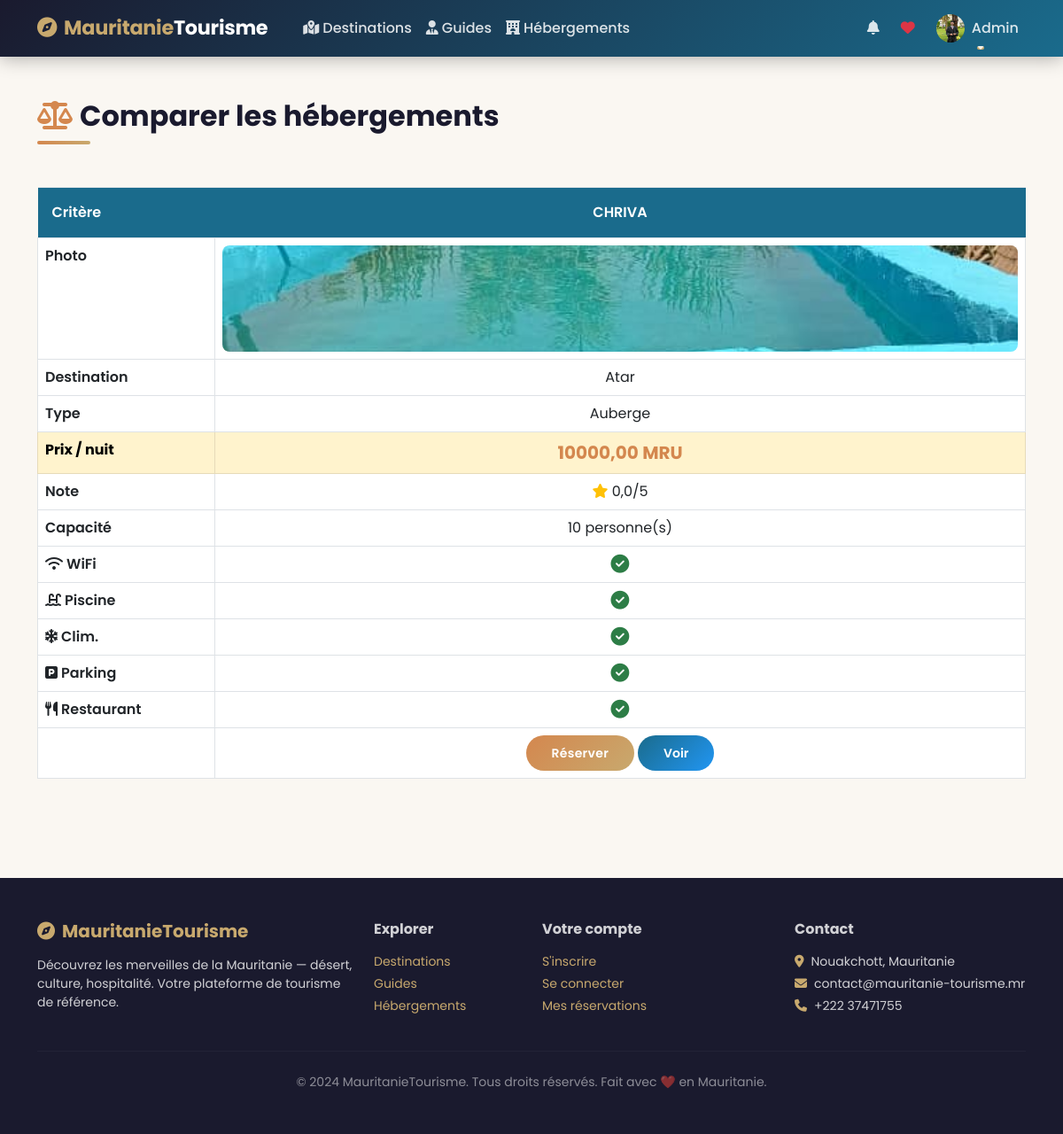
The page /hebergements/comparer/?ids=8 (signed in) on the database its author committed.
### main/models.py (models this page shows, shortened)
class Utilisateur(AbstractUser):
    ROLES = [
        ('visiteur', 'Visiteur'),
        ('utilisateur', 'Utilisateur'),
        ('admin', 'Administrateur'),
    ]
    role = models.CharField(max_length=20, choices=ROLES, default='visiteur')
    telephone = models.CharField(max_length=20, blank=True, null=True)
    adresse = models.CharField(max_length=255, blank=True, null=True)
    pays = models.CharField(max_length=100, blank=True, null=True)
    photo_profil = models.ImageField(upload_to='profils/', blank=True, null=True)
    date_inscription = models.DateTimeField(auto_now_add=True)
    est_actif = models.BooleanField(default=True)
    class Meta:
        db_table = 'UTILISATEUR'
        verbose_name = 'Utilisateur'
        verbose_name_plural = 'Utilisateurs'

class Hebergement(models.Model):
    nom = models.CharField(max_length=200)
    type_hebergement = models.ForeignKey(TypeHebergement, on_delete=models.SET_NULL, null=True)
    destination = models.ForeignKey(Destination, on_delete=models.CASCADE, related_name='hebergements')
    description = models.TextField()
    adresse = models.CharField(max_length=300)
    latitude = models.DecimalField(max_digits=10, decimal_places=7, null=True, blank=True)
    longitude = models.DecimalField(max_digits=10, decimal_places=7, null=True, blank=True)
    telephone = models.CharField(max_length=20, blank=True)
    email = models.EmailField(blank=True)
    site_web = models.URLField(blank=True)
    image_principale = models.ImageField(upload_to='hebergements/', blank=True, null=True)
    prix_nuit = models.DecimalField(max_digits=10, decimal_places=2)
    capacite = models.IntegerField(default=1)
    nb_chambres = models.IntegerField(default=1)
    est_actif = models.BooleanField(default=True)
    est_verifie = models.BooleanField(default=False)
    wifi = models.BooleanField(default=False)
    piscine = models.BooleanField(default=False)
    climatisation = models.BooleanField(default=False)
    parking = models.BooleanField(default=False)
    restaurant = models.BooleanField(default=False)
    date_creation = models.DateTimeField(auto_now_add=True)
    note_moyenne = models.DecimalField(max_digits=3, decimal_places=2, default=0)
    class Meta:
        db_table = 'HEBERGEMENT'
        verbose_name = 'Hébergement'
        verbose_name_plural = 'Hébergements'

class Destination(models.Model):
    nom = models.CharField(max_length=200)
    description = models.TextField()
    region = models.ForeignKey(Region, on_delete=models.SET_NULL, null=True, related_name='destinations')
    latitude = models.DecimalField(max_digits=10, decimal_places=7, null=True, blank=True)
    longitude = models.DecimalField(max_digits=10, decimal_places=7, null=True, blank=True)
    image_principale = models.ImageField(upload_to='destinations/', blank=True, null=True)
    video_url = models.URLField(blank=True, null=True, help_text="URL YouTube ou autre")
    prix_entree = models.DecimalField(max_digits=10, decimal_places=2, default=0)
    est_active = models.BooleanField(default=True)
    date_creation = models.DateTimeField(auto_now_add=True)
    note_moyenne = models.DecimalField(max_digits=3, decimal_places=2, default=0)
    nb_commentaires = models.IntegerField(default=0)
    class Meta:
        db_table = 'DESTINATION'
        verbose_name = 'Destination'
        verbose_name_plural = 'Destinations'

class TypeHebergement(models.Model):
    nom = models.CharField(max_length=100, unique=True)
    icone = models.CharField(max_length=50, default='fa-hotel')
    class Meta:
        db_table = 'TYPE_HEBERGEMENT'

### main/views.py (the view)
# urls.py: path('hebergements/comparer/',              views.comparer_hebergements,    name='comparer_hebergements'),
def comparer_hebergements(request):
    ids = request.GET.getlist('ids')
    hebs = []
    if ids:
        hebs = Hebergement.objects.filter(pk__in=ids[:3], est_actif=True)
    return render(request, 'hebergements/comparer.html', {'hebs': hebs})

### templates/hebergements/comparer.html (shortened to what this page needs)
{% extends 'base.html' %}
{% block content %}
<div class="container py-5">
    <h2 class="section-title mb-5"><i class="fas fa-balance-scale me-2" style="color:var(--desert)"></i>Comparer les hébergements</h2>
    {% if not hebs %}
    <div class="alert alert-info">
        <p>Sélectionnez des hébergements à comparer en ajoutant <code>?ids=1&ids=2</code> dans l'URL.</p>
    </div>
    <a href="{% url 'hebergements' %}" class="btn btn-mauritanie">Choisir des hébergements</a>
    {% else %}
    <div class="table-responsive">
        <table class="table compare-table table-bordered text-center">
            <thead>
                <tr>
                    <th class="text-start" style="width:200px">Critère</th>
                    {% for heb in hebs %}<th>{{ heb.nom }}</th>{% endfor %}
                </tr>
            </thead>
            <tbody>
                <tr>
                    <td class="text-start fw-semibold">Photo</td>
                    {% for heb in hebs %}
                    <td>
                        {% if heb.image_principale %}
                            <img src="{{ heb.image_principale.url }}" height="120" class="rounded-3" style="object-fit:cover;width:100%">
                        {% else %}
                            <div class="bg-light rounded-3 d-flex align-items-center justify-content-center" style="height:120px"><i class="fas fa-hotel fa-2x text-muted"></i></div>
                        {% endif %}
                    </td>
                    {% endfor %}
                </tr>
                <tr>
                    <td class="text-start fw-semibold">Destination</td>
                    {% for heb in hebs %}<td>{{ heb.destination.nom }}</td>{% endfor %}
                </tr>
                <tr>
                    <td class="text-start fw-semibold">Type</td>
                    {% for heb in hebs %}<td>{{ heb.type_hebergement.nom|default:'-' }}</td>{% endfor %}
                </tr>
                <tr class="table-warning">
                    <td class="text-start fw-bold">Prix / nuit</td>
                    {% for heb in hebs %}<td class="fw-bold fs-5" style="color:var(--desert)">{{ heb.prix_nuit }} MRU</td>{% endfor %}
                </tr>
                <tr>
                    <td class="text-start fw-semibold">Note</td>
                    {% for heb in hebs %}
                    <td><span class="stars"><i class="fas fa-star"></i></span> {{ heb.note_moyenne|floatformat:1 }}/5</td>
                    {% endfor %}
                </tr>
                <tr>
                    <td class="text-start fw-semibold">Capacité</td>
                    {% for heb in hebs %}<td>{{ heb.capacite }} personne(s)</td>{% endfor %}
                </tr>
                <tr>
                    <td class="text-start fw-semibold"><i class="fas fa-wifi me-1"></i>WiFi</td>
                    {% for heb in hebs %}<td>{% if heb.wifi %}<i class="fas fa-check-circle fa-lg compare-ok"></i>{% else %}<i class="fas fa-times-circle fa-lg compare-no"></i>{% endif %}</td>{% endfor %}
                </tr>
                <tr>
                    <td class="text-start fw-semibold"><i class="fas fa-swimming-pool me-1"></i>Piscine</td>
                    {% for heb in hebs %}<td>{% if heb.piscine %}<i class="fas fa-check-circle fa-lg compare-ok"></i>{% else %}<i class="fas fa-times-circle fa-lg compare-no"></i>{% endif %}</td>{% endfor %}
                </tr>
                <tr>
                    <td class="text-start fw-semibold"><i class="fas fa-snowflake me-1"></i>Clim.</td>
                    {% for heb in hebs %}<td>{% if heb.climatisation %}<i class="fas fa-check-circle fa-lg compare-ok"></i>{% else %}<i class="fas fa-times-circle fa-lg compare-no"></i>{% endif %}</td>{% endfor %}
                </tr>
                <tr>
                    <td class="text-start fw-semibold"><i class="fas fa-parking me-1"></i>Parking</td>
                    {% for heb in hebs %}<td>{% if heb.parking %}<i class="fas fa-check-circle fa-lg compare-ok"></i>{% else %}<i class="fas fa-times-circle fa-lg compare-no"></i>{% endif %}</td>{% endfor %}
                </tr>
                <tr>
                    <td class="text-start fw-semibold"><i class="fas fa-utensils me-1"></i>Restaurant</td>
                    {% for heb in hebs %}<td>{% if heb.restaurant %}<i class="fas fa-check-circle fa-lg compare-ok"></i>{% else %}<i class="fas fa-times-circle fa-lg compare-no"></i>{% endif %}</td>{% endfor %}
                </tr>
                <tr>
                    <td></td>
                    {% for heb in hebs %}
                    <td>
                        {% if user.is_authenticated %}
                        <a href="{% url 'creer_reservation' heb.destination.pk %}?heb={{ heb.pk }}" class="btn btn-mauritanie btn-sm">Réserver</a>
                        {% endif %}
                        <a href="{% url 'hebergement_detail' heb.pk %}" class="btn btn-ocean btn-sm">Voir</a>
                    </td>
                    {% endfor %}
                </tr>
            </tbody>
        </table>
    </div>
    {% endif %}
</div>
{% endblock %}

### templates/base.html (shortened to what this page needs)
<!DOCTYPE html>
<html lang="fr">
<head>
    <link href="https://cdn.jsdelivr.net/npm/bootstrap@5.3.0/dist/css/bootstrap.min.css" rel="stylesheet">
    <link href="https://cdnjs.cloudflare.com/ajax/libs/font-awesome/6.4.0/css/all.min.css" rel="stylesheet">
    {% load static %}
    <link rel="stylesheet" href="{% static 'css/style.css' %}">
</head>
<body>
<nav class="navbar navbar-expand-lg sticky-top">
    <div class="container">
        <a class="navbar-brand" href="{% url 'accueil' %}">
            <i class="fas fa-compass me-2"></i>Mauritanie<span>Tourisme</span>
        </a>
        <div class="collapse navbar-collapse" id="navMenu">
            <ul class="navbar-nav me-auto mb-2 mb-lg-0 ms-3">
                <li class="nav-item"><a class="nav-link" href="{% url 'destinations' %}"><i class="fas fa-map-marked-alt me-1"></i>Destinations</a></li>
                <li class="nav-item"><a class="nav-link" href="{% url 'guides' %}"><i class="fas fa-user-tie me-1"></i>Guides</a></li>
                <li class="nav-item"><a class="nav-link" href="{% url 'hebergements' %}"><i class="fas fa-hotel me-1"></i>Hébergements</a></li>
            </ul>
            <ul class="navbar-nav ms-auto align-items-center">
                {% if user.is_authenticated %}
                    <li class="nav-item me-2 position-relative">
                        <a class="nav-link" href="#" onclick="marquerLu()">
                            <i class="fas fa-bell"></i>
                        </a>
                    </li>
                    <li class="nav-item me-2">
                        <a class="nav-link" href="{% url 'mes_favoris' %}"><i class="fas fa-heart text-danger"></i></a>
                    </li>
                    <li class="nav-item dropdown">
                        <a class="nav-link dropdown-toggle d-flex align-items-center" href="#" data-bs-toggle="dropdown">
                            {% if user.photo_profil %}
                                <img src="{{ user.photo_profil.url }}" width="32" height="32" class="rounded-circle me-2" style="object-fit:cover">
                            {% else %}
                                <div class="bg-warning rounded-circle me-2 d-flex align-items-center justify-content-center" style="width:32px;height:32px;font-size:.8rem;font-weight:700">{{ user.username|first|upper }}</div>
                            {% endif %}
                            {{ user.first_name|default:user.username }}
                        </a>
                    </li>
                {% endif %}
            </ul>
        </div>
    </div>
</nav>
{% block content %}{% endblock %}
<footer class="py-5 mt-5">
    <div class="container">
        <div class="row g-4">
            <div class="col-md-4">
                <h5 class="fw-bold mb-3" style="color:var(--sable)"><i class="fas fa-compass me-2"></i>MauritanieTourisme</h5>
                <p class="small">Découvrez les merveilles de la Mauritanie — désert, culture, hospitalité. Votre plateforme de tourisme de référence.</p>
            </div>
            <div class="col-md-2">
                <h6 class="fw-bold mb-3">Explorer</h6>
                <ul class="list-unstyled small">
                    <li class="mb-1"><a href="{% url 'destinations' %}">Destinations</a></li>
                    <li class="mb-1"><a href="{% url 'guides' %}">Guides</a></li>
                    <li class="mb-1"><a href="{% url 'hebergements' %}">Hébergements</a></li>
                </ul>
            </div>
            <div class="col-md-3">
                <h6 class="fw-bold mb-3">Votre compte</h6>
                <ul class="list-unstyled small">
                    <li class="mb-1"><a href="{% url 'inscription' %}">S'inscrire</a></li>
                    <li class="mb-1"><a href="{% url 'connexion' %}">Se connecter</a></li>
                    {% if user.is_authenticated %}
                    <li class="mb-1"><a href="{% url 'mes_reservations' %}">Mes réservations</a></li>
                    {% endif %}
                </ul>
            </div>
            <div class="col-md-3">
                <h6 class="fw-bold mb-3">Contact</h6>
                <ul class="list-unstyled small">
                    <li class="mb-1"><i class="fas fa-map-marker-alt me-2" style="color:var(--sable)"></i>Nouakchott, Mauritanie</li>
                    <li class="mb-1"><i class="fas fa-envelope me-2" style="color:var(--sable)"></i>contact@mauritanie-tourisme.mr</li>
                    <li class="mb-1"><i class="fas fa-phone me-2" style="color:var(--sable)"></i>+222 37471755</li>
                </ul>
            </div>
        </div>
        <hr style="border-color:rgba(255,255,255,.15)" class="my-4">
        <div class="text-center small" style="color:rgba(255,255,255,.5)">
            © 2024 MauritanieTourisme. Tous droits réservés. Fait avec ❤️ en Mauritanie.
        </div>
    </div>
</footer>
</body>
</html>

### rows shown on the page
Utilisateur: photo_profil (picture), first_name "Admin"
Hebergement: nom "CHRIVA", image_principale (picture), destination.nom "Atar", type_hebergement.nom "Auberge", prix_nuit "10000,00", note_moyenne "0,0", capacite "10", wifi True (drawn), piscine True (drawn), climatisation True (drawn), parking True (drawn), restaurant True (drawn)
